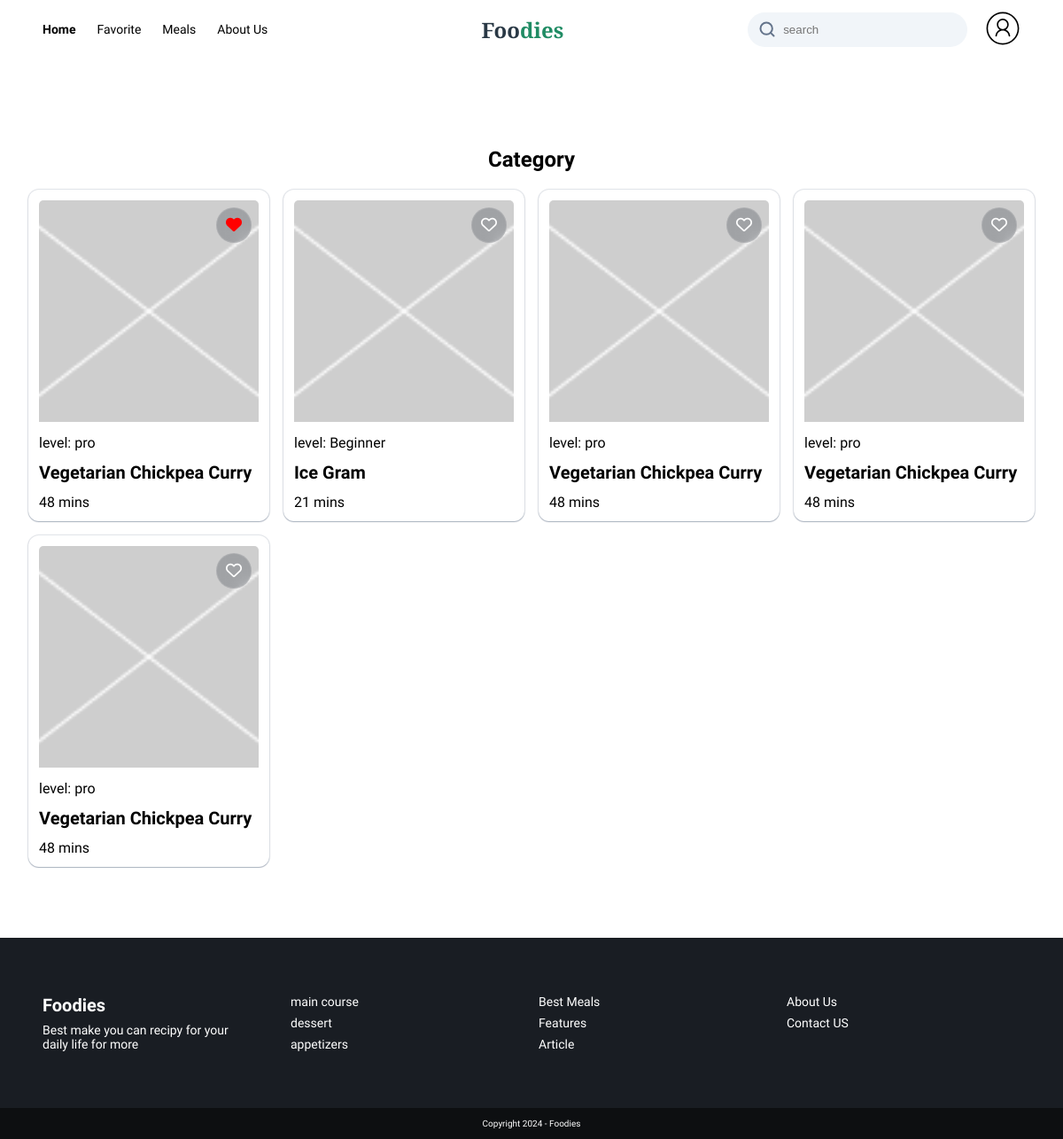
Page /6/Category (signed in) on the earlier database version.
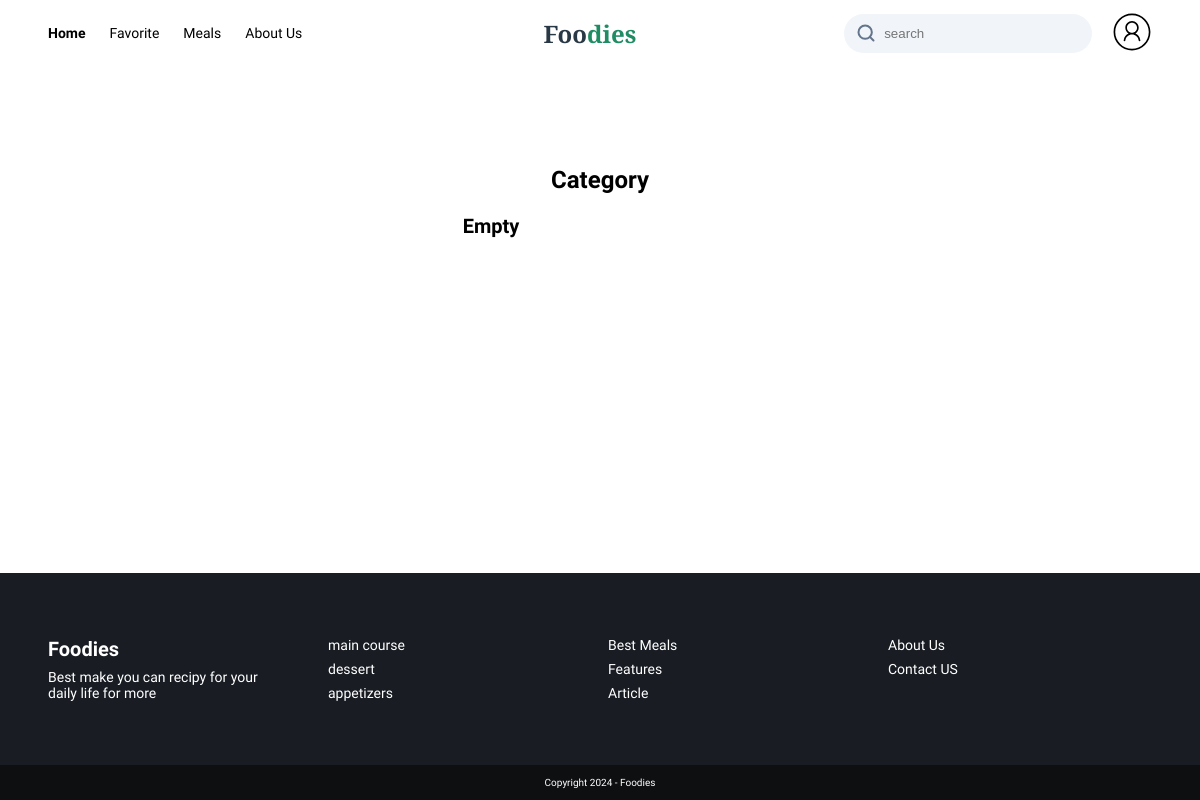
Same page on the later database version.
### recipes/models.py (models this page shows, shortened)
class Recipe(models.Model):
    id = models.AutoField(primary_key=True)
    date = models.DateField(auto_now_add=True)
    name = models.CharField(max_length=100)
    publisher = models.ForeignKey(Publisher, on_delete=models.CASCADE, related_name="PublishInfo")
    description = models.TextField(null=False, blank=False)
    duration = models.PositiveIntegerField(null=True, blank=True)
    level = models.ForeignKey(Level, on_delete=models.CASCADE, name='Level')
    category = models.ForeignKey(Category, on_delete=models.CASCADE, related_name="recipes")
    ingredients = models.ManyToManyField(Ingredient, through='RecipeIngredient', related_name='recipes')
    steps = models.TextField(null=False, blank=False)
    image_link = models.CharField(max_length=1000, default='defaultImage')

class Level(models.Model):
    name = models.CharField(max_length=100)
    def __str__(self):
        return f"level: {self.name}"

### recipes/views.py (the view)
# urls.py: path('<int:category_id>/Category', views.get_category, name="get_category"),
def get_category(request, category_id):
    bookmarks = None
    recipes = Recipe.objects.filter(category__id=category_id)
    categories_with_recipes = Category.objects.annotate(num_recipes=Count('recipes'))
    categories_with_recipes = categories_with_recipes.filter(num_recipes__gt=0)
    if request.user.is_authenticated:
        user = request.user
        bookmarks = Bookmark.objects.filter(user=user)
    return render(request, 'recipes/category.html', {
        "recipes": recipes,
        "bookmarks": bookmarks,
        'Categories': categories_with_recipes,
    })

### recipes/templatetags/bookmark_filter.py (called while the page is built)
@register.filter(name='check_bookmark')
def check_bookmark(user, recipe_id):
    return Bookmark.objects.filter(user=user, recipe_id=recipe_id).exists()

### recipes/templatetags/divisibleby.py (called while the page is built)
@register.filter(name='divisibleby')
def divisibleby(number, divisor):
    return number % divisor == 0

### templates/recipes/category.html (shortened to what this page needs)
{% load static %}
{% load bookmark_filter %}
{% load divisibleby %}
<!DOCTYPE html>
<html lang="en">
<head>
    <link rel="stylesheet" href="{% static 'recipes/style/header.css' %}?{% now 'U' %} ">
    <link rel="stylesheet" href="{% static 'recipes/style/favorite.css' %}?{% now "U" %}"/>
</head>
<body>
<header>
    <div class="left-side hide-mobile">
        <nav class="hide-mobile">
            <ul>
                <li class="active"><a href="{% url 'index' %}">Home</a></li>
                <li><a href="{% url 'favorite' %}">Favorite</a></li>
                <li class="select-container">
                    <p class="select-paragraph">Meals</p>
                </li>
                <li><a href="{% url 'AboutUs' %}">About Us</a></li>
            </ul>
        </nav>
    </div>
    <div class="logo">
        <h1>
            <a href="{% url 'index' %}">Foo<span>dies</span></a>
        </h1>
    </div>
    <div class="right-side">
        <form class="search-field">
            <input type="search" class="input-field" placeholder="search"/>
        </form>
        <div>
            {% if request.user.is_authenticated %}
                <a href="{% url 'users:profile' %}">
                    <img src="{% static 'Assets/profile.svg' %}" alt="profile icon" width="40px" height="40px">
                </a>
            {% else %}
                <div class="hide-mobile verification-btn ">
                    <a class="loginInBtn" href="{% url 'users:login_view' %}">login</a>
                    <a class="signInBtn" href="{% url 'users:register' %}">Sign Up</a>
                </div>
            {% endif %}
        </div>
    </div>
</header>
<div class="my-recipes">
    <div class="my-recipes-wrapper">
        <div class="recipes-head">
            <div class="links">
                <p>Category</p>
            </div>
        </div>
        <div class="carts-container">
            <div class="rows">
                {% for recipe in recipes %}
                        <div class="cart">
                            <div class="cart-top">
                                {% if recipe.image_link == 'defaultImage' %}
                                    <img src="{% static 'Assets/defaultImage.png' %}" alt="Default Image">
                                {% else %}
                                    <img src="{{ recipe.image_link }}" alt="{{ recipe.name }} Image">
                                {% endif %}
                                 <form method="POST" id="form-{{ recipe.id }}" class="like-icon"
                                      action="{% url 'add_to_favorites' recipe_id=recipe.id %}">
                                    <div>
                                        {% if request.user.is_authenticated %}
                                            {% if request.user|check_bookmark:recipe.id %}
                                                <i class="fa-solid marked favorite-icon fa-heart"
                                                   id="icon-{{ recipe.id }}" recipeID="{{ recipe.id }}"></i>
                                            {% else %}
                                                <i class="fa-regular favorite-icon fa-heart" id="icon-{{ recipe.id }}"
                                                   recipeID="{{ recipe.id }}"></i>
                                            {% endif %}
                                        {% else %}
                                            <i class="fa-regular favorite-icon fa-heart" id="icon-{{ recipe.id }}"
                                               recipeID="{{ recipe.id }}"></i>
                                        {% endif %}
                                    </div>
                                </form>
                            </div>
                            <div class="cart-bottom">
                                <div class="rec-details">
                                    <p class="rec-level ">{{ recipe.Level }}</p>
                                    <h3 class="rec-name"><a style="color:black"
                                                            href="{% url 'recipe_details' recipe.id %}">{{ recipe.name }}</a>
                                    </h3>
                                </div>
                                <div class="addition-details">
                                    <p>{{ recipe.duration }} mins</p>
                                </div>
                            </div>
                        </div>
                {% empty %}
                    <h1>Empty</h1>
                {% endfor %}
            </div>
        </div>
    </div>
</div>
<footer>
    <div class="top">
        <div class="col">
            <div class="logo">
                <h1>
                    <a href="{% url 'index' %}">Foo<span>dies</span></a>
                </h1>
                <p>Best make you can recipy for your daily life for more </p>
            </div>
        </div>
        <div class="col">
            <nav>
                <ul>
                    <li><a href="#">main course</a></li>
                    <li><a href="#">dessert</a></li>
                    <li><a href="#">appetizers</a></li>
                </ul>
            </nav>
        </div>
        <div class="col">
            <nav>
                <ul>
                    <li><a href="#">Best Meals</a></li>
                    <li><a href="#">Features</a></li>
                    <li><a href="#">Article</a></li>
                </ul>
            </nav>
        </div>
        <div class="col">
            <nav>
                <ul>
                    <li><a href="#">About Us</a></li>
                    <li><a href="#">Contact US</a></li>
                </ul>
            </nav>
        </div>
    </div>
    <div class="bottom">
        <p>Copyright 2024 - Foodies</p>
    </div>
</footer>
</body>
</html>

### recipes/static/recipes/style/header.css (style rules this page uses)
* { box-sizing: border-box; padding: 0; margin: 0; }
html { font-size: 62.5%; height: 100%; font-family: "Plus Jakarta Sans", sans-serif; }
body { min-height: 100%; display: flex; flex-direction: column; }
.hide-mobile { display: none; }
ul { list-style: none; }
a { text-decoration: none; color: #293845; }
header { display: flex; align-items: center; justify-content: space-between; flex-direction: row; padding: 12px 48px; }
header div { display: flex; align-items: center; flex-direction: row; }
header .left-side { gap: 20px; display: flex; flex-direction: row; justify-content: space-between; }
header .logo { width: 40%; }
header .logo h1 { font-size: 2.4rem; }
header .logo h1 a { font-weight: 800; font-family: 'Source Serif 4', serif; }
header .logo h1 a span { color: #208C64; }
.hide-mobile, header .verification-btn { display: none; }
header nav ul { display: flex; align-items: center; gap: 24px; }
header nav ul li { font-size: 1.4rem; font-weight: 500; }
header nav ul li p { font-size: 1.4rem; }
header .right-side { display: flex; flex-direction: row; align-items: center; justify-content: flex-end; gap: 12px; width: 60%; }
header .search-field { width: 50%; position: relative; }
header .right-side .input-field { width: 100%; padding: 12px 12px 12px 40px; border: none; background-color: #F1F5F9; border-radius: 20px; }
header .search-field svg { position: absolute; left: 12px; top: 9px; width: 20px; height: 20px; }
.top ul a { font-size: 1.4rem; color: white; }
.top .logo { width: 100%; display: flex; flex-direction: column; gap: 8px; }
.top .logo h1 a { color: white; }
.top .logo p { width: 80%; font-size: 1.4rem; }
header nav.hide-mobile ul li a { transition: all .4s ease; color: black; }
header nav.hide-mobile ul li.active { font-weight: bold; }
.select-container { position: relative; transition: display .4s ease; transition-duration: 2s; }
footer { display: flex; background-color: #191D23; flex-direction: column; color: white; margin-top: auto; }
footer .top { width: 100%; padding: 64px 48px; display: grid; grid-template-columns: repeat(2, 1fr); gap: 1.6rem; }
footer .top ul { display: flex; flex-direction: column; gap: 8px; }
footer .bottom { display: flex; justify-content: center; padding: 12px 16px; background-color: #0D0F11; }
@media only screen and (min-width: 860px) { .hide-mobile, header .verification-btn { display: unset; } }
@media only screen and (min-width: 860px) { header .left-side { gap: 20px; width: 50%; } }
@media only screen and (min-width: 860px) { header .logo { width: unset; } }
@media only screen and (min-width: 860px) { header .right-side { gap: 20px; width: 50%; margin-left: 20px; } }
@media only screen and (min-width: 860px) { footer .top { grid-template-columns: repeat(4, 1fr); } }

### recipes/static/recipes/style/favorite.css (style rules this page uses)
.my-recipes { display: flex; flex-direction: column; gap: 1.6rem; justify-content: center; align-items: center; margin: 8rem 3.2rem 8rem 3.2rem; }
.recipes-head { display: flex; flex-direction: column; justify-self: center; align-items: center; gap: 4.8rem; padding: 2rem 0; }
.recipes-head .links { width: 100%; display: flex; flex-direction: row; justify-content: space-between; align-items: center; }
.recipes-head .links p:first-child { font-size: 2.4rem; font-weight: 800; }
.carts-container .rows { display: grid; grid-template-columns: repeat(1 , 1fr); width: 100%; gap: 16px; }
@media only screen and (min-width: 500px) { .carts-container .rows { flex-direction: row; grid-template-columns: repeat(2, 1fr); grid-template-rows: repeat(2, 1fr); } }
@media only screen and (min-width: 800px) { .carts-container .rows { flex-direction: row; grid-template-columns: repeat(4 , 1fr); grid-template-rows: repeat(1, 1fr); } }

Differences in the rows shown:
removed Recipe: Level "level: pro", name "Vegetarian Chickpea Curry", duration "48"
removed Recipe: Level "level: Beginner", name "Ice Gram", duration "21"
removed Recipe: Level "level: pro", name "Vegetarian Chickpea Curry", duration "48"
removed Recipe: Level "level: pro", name "Vegetarian Chickpea Curry", duration "48"
removed Recipe: Level "level: pro", name "Vegetarian Chickpea Curry", duration "48"
Other differences:
text now shown: "Empty"
